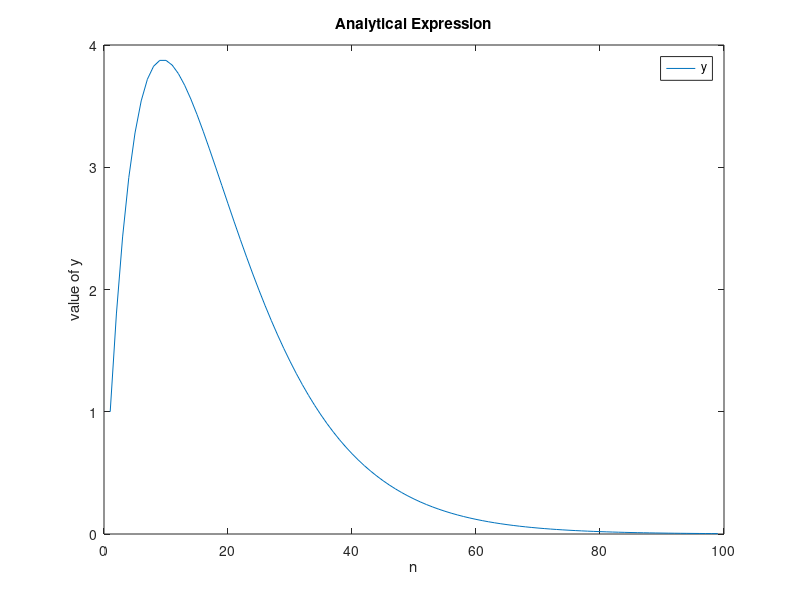
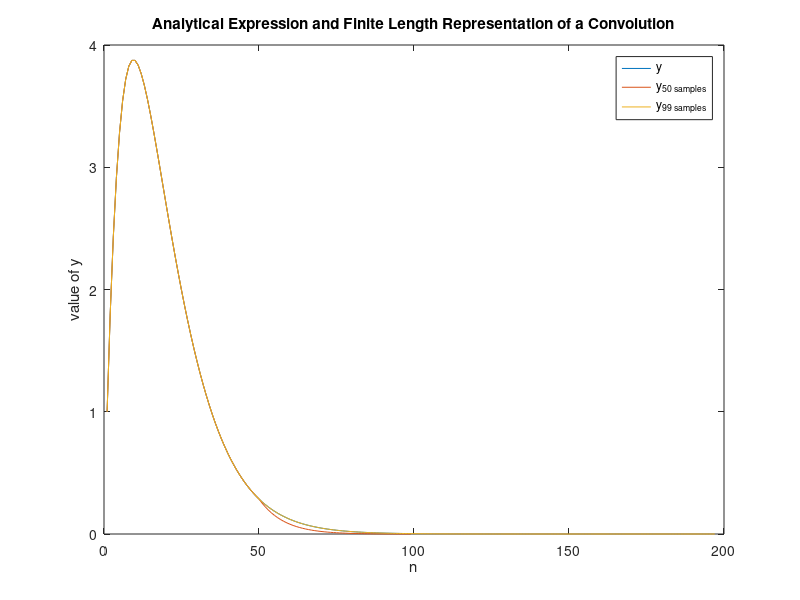

MATLAB code for these plots, in order:
clear all
close all
clc

% Analytical expression of y
y = ones(99, 1);

% part (b)
h_b = ones(50, 1);
x_b = ones(50, 1);
for i = 1 : 50
    h_b(i) = 0.9^(i-1);
    x_b(i) = 0.9^(i-1);
end

for i = 1: 99
    y(i) = i * 0.9^(i-1);
end
y_b = conv(x_b,h_b);

% part (c)
h_c = ones(99, 1);
x_c = ones(99, 1);
for i = 1 : 99
    h_c(i) = 0.9^(i-1);
    x_c(i) = 0.9^(i-1);
end
y_c = conv(x_c,h_c);

% plot all graphs together
figure(1);
plot(y)
xlabel('n')
ylabel('value of y')
title('Analytical Expression')
legend('y')
figure(2);
plot(y)
hold on
plot(y_b)
hold on
plot(y_c)
xlabel('n')
ylabel('value of y')
title('Analytical Expression and Finite Length Representation of a Convolution')
legend('y', 'y_{50 samples}', 'y_{99 samples}')
